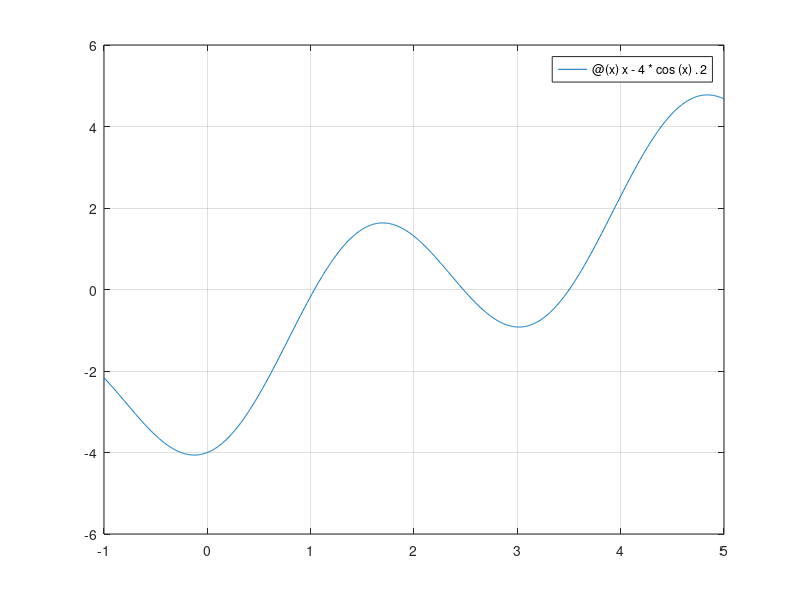

Here is the MATLAB script that generated this plot:
% 2021.11.24
% Newtonová metóda
% Jakub Daxner

% Podmienky
% 1. f′ je nenulový na intervale (a, b)
% 2. f′′ nemení znamienko na intervale (a, b)
% 3. f (a) · f (b) < 0
% 4. Podiel f a f′ medzi intervalmi nesmie byť mänší ako rozdiel b - a;


% Funkcia f
f = @(x)x-4 * cos(x).^2;
fplot(f, [-1, 5])
grid on

% Intervali ktoré vyhovujú podmienke
a = 3.4;
b = 3.6;

% Derivácie funkcie f
df  = @(x)1+8 * cos(x).* sin(x);
dff = @(x) -8 * sin(x).^2 + 8 * cos(x).^2;

% Vypocitanie intervalu pre derivacie
x = a : 0.01 : b;

% Podmienky 1. a 2.
for i = a : 0.01 : b;
  if(df(i) * df(i-0.01) < 0)
    disp("Nesplnená 1. podniekna")
    return
   endif
   if(dff(i) * dff(i-0.01) < 0)
    disp("Nesplnená 2. podmienka")
    return
   endif
endfor

anZero = f(a) * f(b);

% Podmienky 3. a 4.
if (anZero > 0) 
    disp("Nesplnená podmienka 3.")
    return
elseif ( abs(f(a)/df(a)) > b - a)
    disp("Nesplnená 4. podmienka podla A")
    return
elseif ( abs(f(b)/df(b)) > b - a)
    disp("Nesplnená 4. podmienka podla B")
    return
endif

% Algorithm
format long;
x0 = a; % Intreval a v x0
x = b;  % Interval b v x

error = 10^-8;
i = 0;

while (abs(x0 - x) > error)
  x0 = x;
  x = x0 - f(x0) / df(x0);
  i = i + 1;

  fprintf('Iterácia %d: ', i)
  x
endwhile
